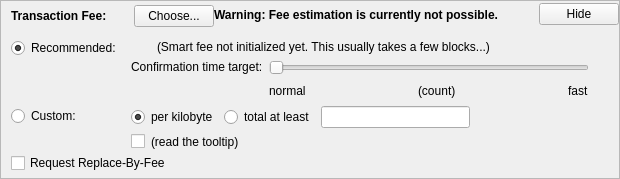
    <widget class="QFrame" name="frameFee">
     <property name="sizePolicy">
      <sizepolicy hsizetype="Expanding" vsizetype="Expanding">
       <horstretch>0</horstretch>
       <verstretch>0</verstretch>
      </sizepolicy>
     </property>
     <property name="maximumSize">
      <size>
       <width>16777215</width>
       <height>16777215</height>
      </size>
     </property>
     <property name="frameShape">
      <enum>QFrame::StyledPanel</enum>
     </property>
     <property name="frameShadow">
      <enum>QFrame::Sunken</enum>
     </property>
     <layout class="QVBoxLayout" name="verticalLayoutFee1">
      <property name="spacing">
       <number>0</number>
      </property>
      <property name="leftMargin">
       <number>0</number>
      </property>
      <property name="topMargin">
       <number>0</number>
      </property>
      <property name="rightMargin">
       <number>0</number>
      </property>
      <property name="bottomMargin">
       <number>0</number>
      </property>
      <item>
       <layout class="QVBoxLayout" name="verticalLayoutFee2" stretch="0,0,0">
        <property name="spacing">
         <number>0</number>
        </property>
        <property name="leftMargin">
         <number>10</number>
        </property>
        <property name="topMargin">
         <number>0</number>
        </property>
        <item>
         <layout class="QHBoxLayout" name="horizontalLayoutFee1">
          <property name="bottomMargin">
           <number>0</number>
          </property>
          <item>
           <layout class="QVBoxLayout" name="verticalLayoutFee7">
            <property name="spacing">
             <number>0</number>
            </property>
            <item>
             <spacer name="verticalSpacerSmartFee">
              <property name="orientation">
               <enum>Qt::Vertical</enum>
              </property>
              <property name="sizeType">
               <enum>QSizePolicy::Fixed</enum>
              </property>
              <property name="sizeHint" stdset="0">
               <size>
                <width>1</width>
                <height>4</height>
               </size>
              </property>
             </spacer>
            </item>
            <item>
             <layout class="QHBoxLayout" name="horizontalLayoutSmartFee">
              <property name="spacing">
               <number>10</number>
              </property>
              <item>
               <widget class="QLabel" name="labelFeeHeadline">
                <property name="sizePolicy">
                 <sizepolicy hsizetype="Preferred" vsizetype="Maximum">
                  <horstretch>0</horstretch>
                  <verstretch>0</verstretch>
                 </sizepolicy>
                </property>
                <property name="font">
                 <font>
                  <weight>75</weight>
                  <bold>true</bold>
                 </font>
                </property>
                <property name="styleSheet">
                 <string notr="true">font-weight:bold;</string>
                </property>
                <property name="text">
                 <string>Transaction Fee:</string>
                </property>
               </widget>
              </item>
              <item>
               <widget class="QLabel" name="labelFeeMinimized">
                <property name="text">
                 <string/>
                </property>
               </widget>
              </item>
              <item>
               <widget class="QPushButton" name="buttonChooseFee">
                <property name="text">
                 <string>Choose...</string>
                </property>
               </widget>
              </item>
             </layout>
            </item>
            <item>
             <spacer name="verticalSpacer_5">
              <property name="orientation">
               <enum>Qt::Vertical</enum>
              </property>
              <property name="sizeHint" stdset="0">
               <size>
                <width>1</width>
                <height>1</height>
               </size>
              </property>
             </spacer>
            </item>
           </layout>
          </item>
          <item>
           <widget class="QLabel" name="fallbackFeeWarningLabel">
            <property name="toolTip">
             <string>Using the fallbackfee can result in sending a transaction that will take several hours or days (or never) to confirm. Consider choosing your fee manually or wait until your have validated the complete chain.</string>
            </property>
            <property name="font">
            <font>
                <weight>75</weight>
                <bold>true</bold>
            </font>
            </property>
            <property name="text">
             <string>Warning: Fee estimation is currently not possible.</string>
            </property>
            <property name="wordWrap">
             <bool>false</bool>
            </property>
           </widget>
          </item>
          <item>
           <spacer name="horizontalSpacer_4">
            <property name="orientation">
             <enum>Qt::Horizontal</enum>
            </property>
            <property name="sizeType">
             <enum>QSizePolicy::MinimumExpanding</enum>
            </property>
            <property name="sizeHint" stdset="0">
             <size>
              <width>40</width>
              <height>20</height>
             </size>
            </property>
           </spacer>
          </item>
          <item>
           <widget class="QPushButton" name="buttonMinimizeFee">
            <property name="toolTip">
             <string>collapse fee-settings</string>
            </property>
            <property name="text">
             <string>Hide</string>
            </property>
           </widget>
          </item>
         </layout>
        </item>
        <item>
         <widget class="QFrame" name="frameFeeSelection">
          <layout class="QVBoxLayout" name="verticalLayoutFee12">
           <property name="spacing">
            <number>0</number>
           </property>
           <property name="leftMargin">
            <number>0</number>
           </property>
           <property name="topMargin">
            <number>0</number>
           </property>
           <property name="rightMargin">
            <number>0</number>
           </property>
           <property name="bottomMargin">
            <number>0</number>
           </property>
           <item>
            <layout class="QGridLayout" name="gridLayoutFee">
             <property name="topMargin">
              <number>10</number>
             </property>
             <property name="bottomMargin">
              <number>4</number>
             </property>
             <property name="horizontalSpacing">
              <number>10</number>
             </property>
             <property name="verticalSpacing">
              <number>4</number>
             </property>
             <item row="1" column="1">
              <layout class="QVBoxLayout" name="verticalLayoutFee8">
               <property name="spacing">
                <number>6</number>
               </property>
               <item>
                <layout class="QHBoxLayout" name="horizontalLayoutFee13">
                 <item>
                  <widget class="QRadioButton" name="radioCustomPerKilobyte">
                   <property name="toolTip">
                    <string>If the custom fee is set to 1000 satoshis and the transaction is only 250 bytes, then &quot;per kilobyte&quot; only pays 250 satoshis in fee, while &quot;total at least&quot; pays 1000 satoshis. For transactions bigger than a kilobyte both pay by kilobyte.</string>
                   </property>
                   <property name="text">
                    <string>per kilobyte</string>
                   </property>
                   <property name="checked">
                    <bool>true</bool>
                   </property>
                   <attribute name="buttonGroup">
                    <string notr="true">groupCustomFee</string>
                   </attribute>
                  </widget>
                 </item>
                 <item>
                  <widget class="QRadioButton" name="radioCustomAtLeast">
                   <property name="toolTip">
                    <string>If the custom fee is set to 1000 satoshis and the transaction is only 250 bytes, then &quot;per kilobyte&quot; only pays 250 satoshis in fee, while &quot;total at least&quot; pays 1000 satoshis. For transactions bigger than a kilobyte both pay by kilobyte.</string>
                   </property>
                   <property name="text">
                    <string>total at least</string>
                   </property>
                   <attribute name="buttonGroup">
                    <string notr="true">groupCustomFee</string>
                   </attribute>
                  </widget>
                 </item>
                 <item>
                  <widget class="DeuscoinAmountField" name="customFee"/>
                 </item>
                 <item>
                  <spacer name="horizontalSpacer_6">
                   <property name="orientation">
                    <enum>Qt::Horizontal</enum>
                   </property>
                   <property name="sizeHint" stdset="0">
                    <size>
                     <width>1</width>
                     <height>1</height>
                    </size>
                   </property>
                  </spacer>
                 </item>
                </layout>
               </item>
               <item>
                <layout class="QHBoxLayout" name="horizontalLayoutFee8">
                 <item>
                  <widget class="QCheckBox" name="checkBoxMinimumFee">
                   <property name="toolTip">
                    <string>Paying only the minimum fee is just fine as long as there is less transaction volume than space in the blocks. But be aware that this can end up in a never confirming transaction once there is more demand for deuscoin transactions than the network can process.</string>
                   </property>
                   <property name="text">
                    <string/>
                   </property>
                  </widget>
                 </item>
                 <item>
                  <widget class="QLabel" name="labelMinFeeWarning">
                   <property name="enabled">
                    <bool>true</bool>
                   </property>
                   <property name="toolTip">
                    <string>Paying only the minimum fee is just fine as long as there is less transaction volume than space in the blocks. But be aware that this can end up in a never confirming transaction once there is more demand for deuscoin transactions than the network can process.</string>
                   </property>
                   <property name="text">
                    <string>(read the tooltip)</string>
                   </property>
                   <property name="margin">
                    <number>5</number>
                   </property>
                  </widget>
                 </item>
                 <item>
                  <spacer name="horizontalSpacer_2">
                   <property name="orientation">
                    <enum>Qt::Horizontal</enum>
                   </property>
                   <property name="sizeHint" stdset="0">
                    <size>
                     <width>1</width>
                     <height>1</height>
                    </size>
                   </property>
                  </spacer>
                 </item>
                </layout>
               </item>
              </layout>
             </item>
             <item row="0" column="0">
              <layout class="QVBoxLayout" name="verticalLayoutFee4" stretch="0,1">
               <item>
                <widget class="QRadioButton" name="radioSmartFee">
                 <property name="text">
                  <string>Recommended:</string>
                 </property>
                 <property name="checked">
                  <bool>true</bool>
                 </property>
                 <attribute name="buttonGroup">
                  <string notr="true">groupFee</string>
                 </attribute>
                </widget>
               </item>
               <item>
                <spacer name="verticalSpacer_2">
                 <property name="orientation">
                  <enum>Qt::Vertical</enum>
                 </property>
                 <property name="sizeHint" stdset="0">
                  <size>
                   <width>1</width>
                   <height>1</height>
                  </size>
                 </property>
                </spacer>
               </item>
              </layout>
             </item>
             <item row="1" column="0">
              <layout class="QVBoxLayout" name="verticalLayoutFee9" stretch="0,1">
               <item>
                <widget class="QRadioButton" name="radioCustomFee">
                 <property name="text">
                  <string>Custom:</string>
                 </property>
                 <attribute name="buttonGroup">
                  <string notr="true">groupFee</string>
                 </attribute>
                </widget>
               </item>
               <item>
                <spacer name="verticalSpacer_6">
                 <property name="orientation">
                  <enum>Qt::Vertical</enum>
                 </property>
                 <property name="sizeHint" stdset="0">
                  <size>
                   <width>1</width>
                   <height>1</height>
                  </size>
                 </property>
                </spacer>
               </item>
              </layout>
             </item>
             <item row="0" column="1">
              <layout class="QVBoxLayout" name="verticalLayoutFee3" stretch="0,0,1">
               <property name="spacing">
                <number>6</number>
               </property>
               <property name="topMargin">
                <number>2</number>
               </property>
               <item>
                <layout class="QHBoxLayout" name="horizontalLayoutFee12">
                 <item>
                  <widget class="QLabel" name="labelSmartFee">
                   <property name="text">
                    <string/>
                   </property>
                   <property name="margin">
                    <number>2</number>
                   </property>
                  </widget>
                 </item>
                 <item>
                  <widget class="QLabel" name="labelFeeEstimation">
                   <property name="text">
                    <string/>
                   </property>
                  </widget>
                 </item>
                 <item>
                  <widget class="QLabel" name="labelSmartFee2">
                   <property name="text">
                    <string>(Smart fee not initialized yet. This usually takes a few blocks...)</string>
                   </property>
                   <property name="margin">
                    <number>2</number>
                   </property>
                  </widget>
                 </item>
                 <item>
                  <spacer name="horizontalSpacer_5">
                   <property name="orientation">
                    <enum>Qt::Horizontal</enum>
                   </property>
                   <property name="sizeHint" stdset="0">
                    <size>
                     <width>1</width>
                     <height>1</height>
                    </size>
                   </property>
                  </spacer>
                 </item>
                </layout>
               </item>
               <item>
                <layout class="QHBoxLayout" name="horizontalLayoutFee9">
                 <item>
                  <layout class="QVBoxLayout" name="verticalLayoutFee6">
                   <item>
                    <widget class="QLabel" name="labelSmartFee3">
                     <property name="text">
                      <string>Confirmation time target:</string>
                     </property>
                     <property name="margin">
                      <number>2</number>
                     </property>
                    </widget>
                   </item>
                   <item>
                    <spacer name="verticalSpacer_3">
                     <property name="orientation">
                      <enum>Qt::Vertical</enum>
                     </property>
                     <property name="sizeHint" stdset="0">
                      <size>
                       <width>1</width>
                       <height>1</height>
                      </size>
                     </property>
                    </spacer>
                   </item>
                  </layout>
                 </item>
                 <item>
                  <layout class="QVBoxLayout" name="verticalLayoutFee5">
                   <property name="rightMargin">
                    <number>30</number>
                   </property>
                   <item>
                    <widget class="QSlider" name="sliderSmartFee">
                     <property name="minimum">
                      <number>0</number>
                     </property>
                     <property name="maximum">
                      <number>23</number>
                     </property>
                     <property name="pageStep">
                      <number>1</number>
                     </property>
                     <property name="value">
                      <number>0</number>
                     </property>
                     <property name="orientation">
                      <enum>Qt::Horizontal</enum>
                     </property>
                     <property name="invertedAppearance">
                      <bool>false</bool>
                     </property>
                     <property name="invertedControls">
                      <bool>false</bool>
                     </property>
                     <property name="tickPosition">
                      <enum>QSlider::NoTicks</enum>
                     </property>
                    </widget>
                   </item>
                   <item>
                    <layout class="QHBoxLayout" name="horizontalLayoutFee10">
                     <item>
                      <widget class="QLabel" name="labelSmartFeeNormal">
                       <property name="text">
                        <string>normal</string>
                       </property>
                      </widget>
                     </item>
                     <item>
                      <spacer name="horizontalSpacer_7">
                       <property name="orientation">
                        <enum>Qt::Horizontal</enum>
                       </property>
                       <property name="sizeHint" stdset="0">
                        <size>
                         <width>40</width>
                         <height>20</height>
                        </size>
                       </property>
                      </spacer>
                     </item>
                     <item>
                      <widget class="QLabel" name="confirmationTargetLabel">
                       <property name="text">
                        <string notr="true">(count)</string>
                       </property>
                      </widget>
                     </item>
                     <item>
                      <spacer name="horizontalSpacer_3">
                       <property name="orientation">
                        <enum>Qt::Horizontal</enum>
                       </property>
                       <property name="sizeHint" stdset="0">
                        <size>
                         <width>40</width>
                         <height>20</height>
                        </size>
                       </property>
                      </spacer>
                     </item>
                     <item>
                      <widget class="QLabel" name="labelSmartFeeFast">
                       <property name="text">
                        <string>fast</string>
                       </property>
                      </widget>
                     </item>
                    </layout>
                   </item>
                  </layout>
                 </item>
                </layout>
               </item>
               <item>
                <spacer name="verticalSpacer_4">
                 <property name="orientation">
                  <enum>Qt::Vertical</enum>
                 </property>
                 <property name="sizeHint" stdset="0">
                  <size>
                   <width>1</width>
                   <height>1</height>
                  </size>
                 </property>
                </spacer>
               </item>
              </layout>
             </item>
            </layout>
           </item>
           <item>
            <widget class="QCheckBox" name="optInRBF">
             <property name="text">
              <string>Request Replace-By-Fee</string>
             </property>
             <property name="toolTip">
              <string>Indicates that the sender may wish to replace this transaction with a new one paying higher fees (prior to being confirmed).</string>
             </property>
            </widget>
           </item>
          </layout>
         </widget>
        </item>
        <item>
         <spacer name="verticalSpacerFee">
          <property name="orientation">
           <enum>Qt::Vertical</enum>
          </property>
          <property name="sizeHint" stdset="0">
           <size>
            <width>40</width>
            <height>5</height>
           </size>
          </property>
         </spacer>
        </item>
       </layout>
      </item>
     </layout>
    </widget>
